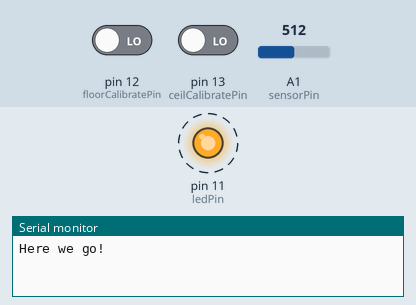
This sketch was run on a simulated Arduino Uno, built with avr-gcc and run on an emulated ATmega328P. Parts: output pins drawn as LEDs (lit = HIGH), the last lines printed to the serial monitor. Dashed ring = blinking. The test bench sets the inputs (shaded band); at power-on: pin 12 (floorCalibratePin) LOW, pin 13 (ceilCalibratePin) LOW, A1 (sensorPin) = 512.

Above: at 0.92 s.
1.3 s: pin 12 (floorCalibratePin) driven HIGH
At 1.53 s:
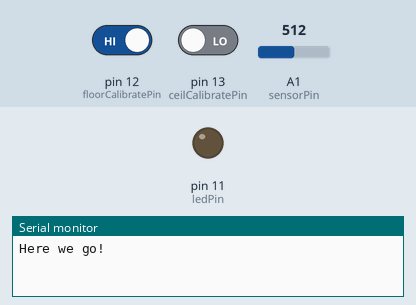
4.3 s: pin 13 (ceilCalibratePin) driven HIGH
7.3 s: pin 12 (floorCalibratePin) driven LOW and pin 13 (ceilCalibratePin) driven LOW
At 7.82 s:
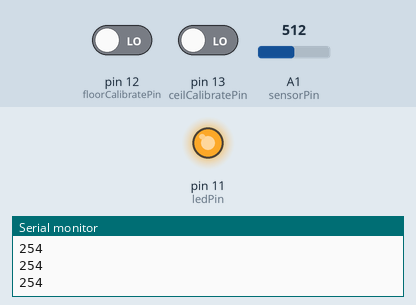
10.3 s: A1 (sensorPin) set to 716
At 10.59 s:
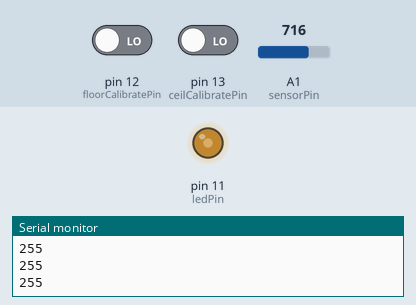
Timing chart, 0 to 14.3 s (numbered marks = the images above; inputs shaded):
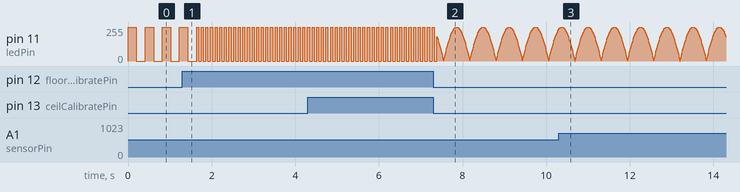

The sketch:

firefly.ino
```cpp
int sensorPin = A1;
int ceilCalibratePin = 13;
int floorCalibratePin = 12;
int ledPin = 11;

bool bCeilCalibrated = false;
bool bFloorCalibrated = false;

int sensorVal;
int sensorCeil;
int sensorFloor;

int pulseAt = 240;

unsigned long currentTime;

void setup() {
  // inputs
  pinMode(sensorPin, INPUT);
  pinMode(ceilCalibratePin, INPUT);
  pinMode(floorCalibratePin, INPUT);

  // outputs
  pinMode(ledPin, OUTPUT);

  Serial.begin(9600);
  Serial.println("Here we go!");
}

void loop() {

    currentTime = millis();
    sensorVal = analogRead(sensorPin);

    if(digitalRead(ceilCalibratePin) == HIGH) {
      Serial.print("Ceil: ");
      Serial.println(sensorVal);
      sensorCeil = sensorVal;
      bCeilCalibrated = true;
      blink(50);
    } else if(digitalRead(floorCalibratePin) == HIGH) {
      Serial.print("Floor: ");
      Serial.println(sensorVal);
      sensorFloor = sensorVal;
      bFloorCalibrated = true;
      blink(50);
    } else if(bCeilCalibrated && bFloorCalibrated) {
      int ledOut = constrain(floor(map(sensorVal, sensorFloor, sensorCeil, 255, 0)), 0, 255);
      if(ledOut < pulseAt) {
//        Serial.println(ledOut);
        analogWrite(ledPin, ledOut);
      } else {
        Serial.println(ledOut);
        pulse(0.005);
      }

    } else {
      blink(200);
    }

    delay(10);

}

void blink(int d) {
  analogWrite(ledPin, 255);
  delay(d);
  analogWrite(ledPin, 0);
  delay(d);
}

void pulse(float p) {
  int l = int(abs(sin(currentTime*p)*255));
//  Serial.println(l);
  analogWrite(ledPin, l);
}
```
